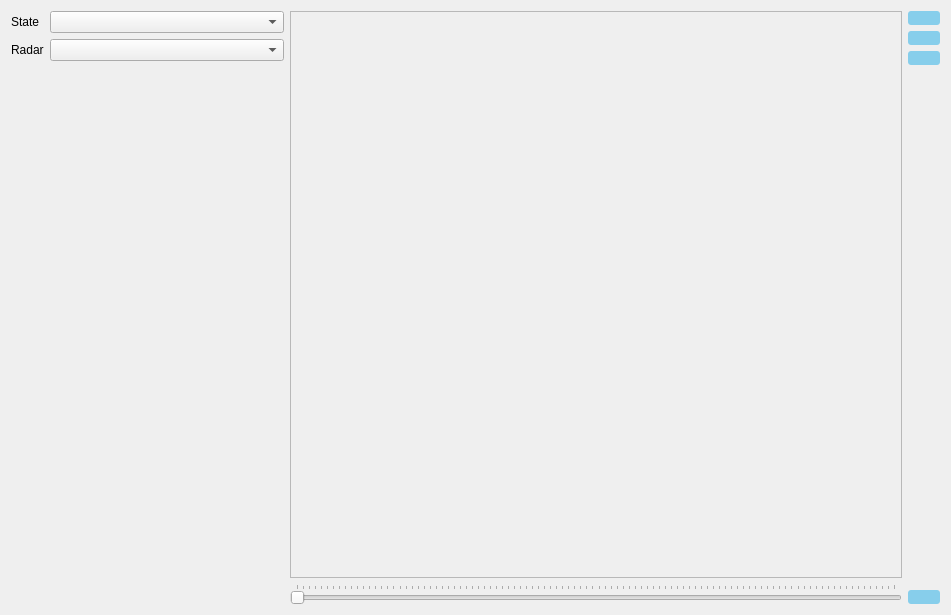
<?xml version="1.0" encoding="UTF-8"?>
<ui version="4.0">
 <class>RidgeRadarLite</class>
 <widget class="QDialog" name="RidgeRadarLite">
  <property name="geometry">
   <rect>
    <x>0</x>
    <y>0</y>
    <width>951</width>
    <height>615</height>
   </rect>
  </property>
  <property name="windowTitle">
   <string>Ridge Radar</string>
  </property>
  <property name="styleSheet">
   <string notr="true">QPushButton
{
	border-width: 0px;
	border-radius: 3px;
	font: 16pt &quot;MS Shell Dlg 2&quot;;
}

QPushButton:enabled
{
  color: black;
  background-color: #87ceeb;
}

QPushButton:disabled
{
  color: gray;
}

QPushButton:hover
{
 color: black;
 background-color: #1e90ff;
}

QPushButton:pressed
{
  color: white;
  background-color: #0000cd;
}
</string>
  </property>
  <layout class="QHBoxLayout" name="horizontalLayout">
   <item>
    <layout class="QFormLayout" name="radarFormLayout">
     <item row="0" column="0">
      <widget class="QLabel" name="stateLabel">
       <property name="text">
        <string>State</string>
       </property>
      </widget>
     </item>
     <item row="0" column="1">
      <widget class="QComboBox" name="stateComboBox"/>
     </item>
     <item row="1" column="0">
      <widget class="QLabel" name="radarLabel">
       <property name="text">
        <string>Radar</string>
       </property>
      </widget>
     </item>
     <item row="1" column="1">
      <widget class="QComboBox" name="radarComboBox">
       <property name="sizePolicy">
        <sizepolicy hsizetype="Minimum" vsizetype="Fixed">
         <horstretch>0</horstretch>
         <verstretch>0</verstretch>
        </sizepolicy>
       </property>
       <property name="minimumSize">
        <size>
         <width>200</width>
         <height>0</height>
        </size>
       </property>
      </widget>
     </item>
    </layout>
   </item>
   <item>
    <layout class="QVBoxLayout" name="verticalLayout_2">
     <item>
      <widget class="QScrollArea" name="scrollArea">
       <property name="sizePolicy">
        <sizepolicy hsizetype="Minimum" vsizetype="Minimum">
         <horstretch>0</horstretch>
         <verstretch>0</verstretch>
        </sizepolicy>
       </property>
       <property name="minimumSize">
        <size>
         <width>612</width>
         <height>562</height>
        </size>
       </property>
       <property name="widgetResizable">
        <bool>true</bool>
       </property>
       <widget class="QWidget" name="scrollAreaWidgetContents">
        <property name="geometry">
         <rect>
          <x>0</x>
          <y>0</y>
          <width>610</width>
          <height>560</height>
         </rect>
        </property>
       </widget>
      </widget>
     </item>
     <item>
      <widget class="QSlider" name="sceneSlider">
       <property name="sizePolicy">
        <sizepolicy hsizetype="Preferred" vsizetype="Fixed">
         <horstretch>0</horstretch>
         <verstretch>0</verstretch>
        </sizepolicy>
       </property>
       <property name="minimumSize">
        <size>
         <width>0</width>
         <height>0</height>
        </size>
       </property>
       <property name="orientation">
        <enum>Qt::Horizontal</enum>
       </property>
       <property name="tickPosition">
        <enum>QSlider::TicksAbove</enum>
       </property>
      </widget>
     </item>
    </layout>
   </item>
   <item>
    <layout class="QVBoxLayout" name="verticalLayout">
     <property name="leftMargin">
      <number>0</number>
     </property>
     <item>
      <widget class="QPushButton" name="playPausePushButton">
       <property name="sizePolicy">
        <sizepolicy hsizetype="Fixed" vsizetype="Fixed">
         <horstretch>0</horstretch>
         <verstretch>0</verstretch>
        </sizepolicy>
       </property>
       <property name="text">
        <string/>
       </property>
       <property name="icon">
        <iconset resource="resources.qrc">
         <normaloff>:/icons/weather-play-300px.png</normaloff>:/icons/weather-play-300px.png</iconset>
       </property>
       <property name="iconSize">
        <size>
         <width>64</width>
         <height>64</height>
        </size>
       </property>
      </widget>
     </item>
     <item>
      <widget class="QPushButton" name="zoomInPushButton">
       <property name="sizePolicy">
        <sizepolicy hsizetype="Fixed" vsizetype="Fixed">
         <horstretch>0</horstretch>
         <verstretch>0</verstretch>
        </sizepolicy>
       </property>
       <property name="text">
        <string/>
       </property>
       <property name="icon">
        <iconset resource="resources.qrc">
         <normaloff>:/icons/weather-zoom-in-300px.png</normaloff>:/icons/weather-zoom-in-300px.png</iconset>
       </property>
       <property name="iconSize">
        <size>
         <width>64</width>
         <height>64</height>
        </size>
       </property>
      </widget>
     </item>
     <item>
      <widget class="QPushButton" name="zoomOutPushButton">
       <property name="sizePolicy">
        <sizepolicy hsizetype="Fixed" vsizetype="Fixed">
         <horstretch>0</horstretch>
         <verstretch>0</verstretch>
        </sizepolicy>
       </property>
       <property name="text">
        <string/>
       </property>
       <property name="icon">
        <iconset resource="resources.qrc">
         <normaloff>:/icons/weather-zoom-out-300px.png</normaloff>:/icons/weather-zoom-out-300px.png</iconset>
       </property>
       <property name="iconSize">
        <size>
         <width>64</width>
         <height>64</height>
        </size>
       </property>
      </widget>
     </item>
     <item>
      <spacer name="verticalSpacer">
       <property name="orientation">
        <enum>Qt::Vertical</enum>
       </property>
       <property name="sizeType">
        <enum>QSizePolicy::Expanding</enum>
       </property>
       <property name="sizeHint" stdset="0">
        <size>
         <width>20</width>
         <height>40</height>
        </size>
       </property>
      </spacer>
     </item>
     <item>
      <widget class="QPushButton" name="refreshPushButton">
       <property name="sizePolicy">
        <sizepolicy hsizetype="Fixed" vsizetype="Fixed">
         <horstretch>0</horstretch>
         <verstretch>0</verstretch>
        </sizepolicy>
       </property>
       <property name="text">
        <string/>
       </property>
       <property name="icon">
        <iconset resource="resources.qrc">
         <normaloff>:/icons/weather-refresh-300px.png</normaloff>:/icons/weather-refresh-300px.png</iconset>
       </property>
       <property name="iconSize">
        <size>
         <width>64</width>
         <height>64</height>
        </size>
       </property>
      </widget>
     </item>
    </layout>
   </item>
  </layout>
 </widget>
 <resources>
  <include location="resources.qrc"/>
 </resources>
 <connections/>
</ui>
